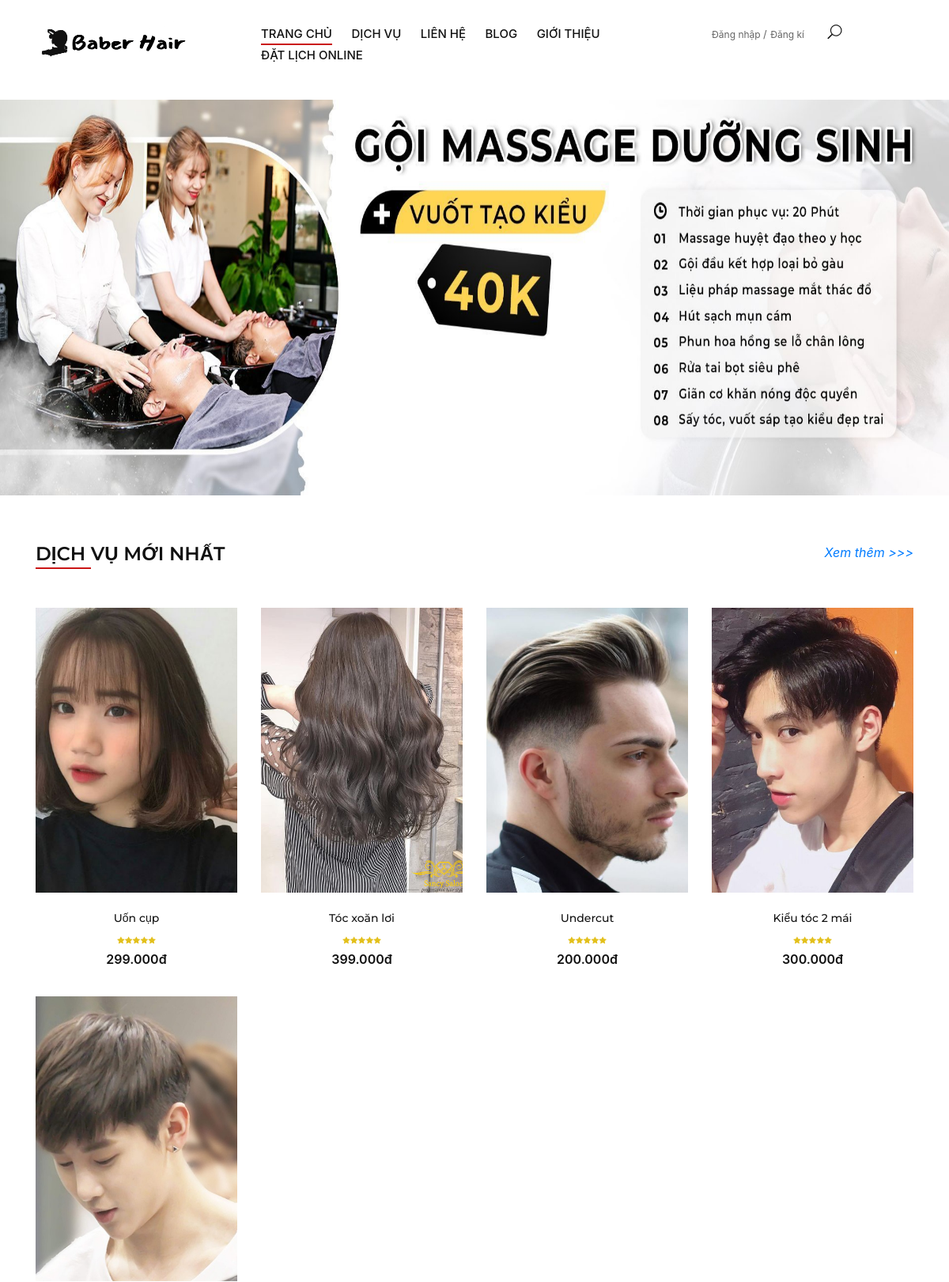
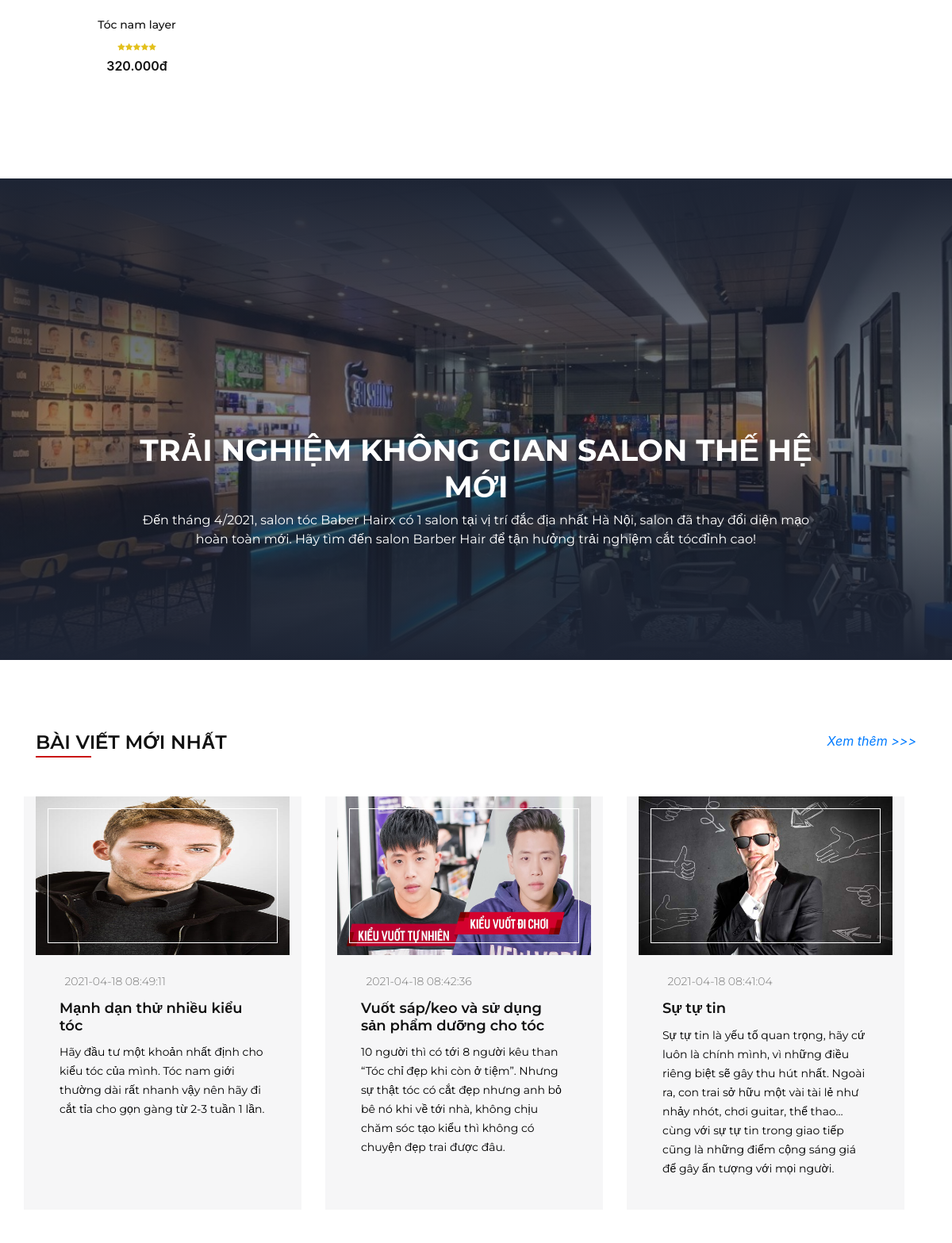
The page / (upper part) on the database its author committed (2 pictures, top to bottom).
### tables this page shows
CREATE TABLE `sliders` (
  `slider_id` int(11) NOT NULL,
  `slider_name` varchar(255) NOT NULL,
  `slider_img` varchar(255) NOT NULL,
  `link` varchar(255) NOT NULL
);

CREATE TABLE `services` (
  `service_id` int(11) NOT NULL,
  `service_name` varchar(255) NOT NULL,
  `service_img` varchar(255) NOT NULL,
  `price` float NOT NULL,
  `sale` float NOT NULL,
  `detail` varchar(500) NOT NULL,
  `cate_id` int(11) NOT NULL
);

CREATE TABLE `articles` (
  `article_id` int(11) NOT NULL,
  `title` varchar(255) NOT NULL,
  `content` varchar(500) NOT NULL,
  `created_at` timestamp NOT NULL DEFAULT current_timestamp() ON UPDATE current_timestamp(),
  `update_at` timestamp NOT NULL DEFAULT current_timestamp() ON UPDATE current_timestamp(),
  `image` varchar(255) NOT NULL
);

### index.php (the view, shortened to what this page needs)
<?php
require_once "connection.php";
$sql_slider = "SELECT * FROM sliders";
$stmt = $conn->prepare($sql_slider);
$stmt->execute();
$slider = $stmt->fetchAll(PDO::FETCH_ASSOC);
$sql_service = "SELECT * FROM services";
$stmt = $conn->prepare($sql_service);
$stmt->execute();
$service = $stmt->fetchAll(PDO::FETCH_ASSOC);
$sql_blog = "SELECT *FROM articles ORDER BY created_at DESC LIMIT 0,3";
$stmt = $conn->prepare($sql_blog);
$stmt->execute();
$blog = $stmt->fetchAll(PDO::FETCH_ASSOC);
?>
<!DOCTYPE html>
<html lang="zxx">
<?php
require_once "header.php";
?>
<div id="demo" class="carousel slide" data-ride="carousel">
    <ul class="carousel-indicators">
        <li data-target="#demo" data-slide-to="0" class="active"></li>
        <li data-target="#demo" data-slide-to="1"></li>
        <li data-target="#demo" data-slide-to="2"></li>
    </ul>
    <div class="carousel-inner">
        <?php foreach ($slider as $key => $row) : ?>
        <div class="carousel-item <?php echo $key == 0 ? 'active' : '' ?>">
            <a href="<?= $row['link'] ?>">
                <img src="upload/<?= $row['slider_img'] ?>" alt="<?= $row['slider_name'] ?>" width="1100" height="500">
            </a>
        </div>
        <?php endforeach; ?>
    </div>
    <a class="carousel-control-prev" href="#demo" data-slide="prev">
        <span class="carousel-control-prev-icon"></span>
    </a>
    <a class="carousel-control-next" href="#demo" data-slide="next">
        <span class="carousel-control-next-icon"></span>
    </a>
</div>
<section class="product spad">
    <div class="container">
        <div class="row">
            <div class="col-lg-4 col-md-4">
                <div class="section-title">
                    <h4>Dịch vụ mới nhất</h4>
                </div>
            </div>
            <div class="col-lg-8 col-md-8">
                <ul class="filter__controls">
                    <em class="text-decoration-underline"><a href="service.php">Xem thêm >>></a></em>
                </ul>
            </div>
        </div>
        <?php if (!isset($_GET['search'])) : ?>
        <div class="row property__gallery">
            <?php foreach ($service as $row) : ?>
            <div class="col-lg-3 col-md-4 col-sm-6 mix women">
                <div class="product__item">
                    <div class="product__item__pic set-bg" data-setbg="upload/<?= $row['service_img'] ?>">
                        <ul class="product__hover">
                        </ul>
                    </div>
                    <div class="product__item__text">
                        <h6><a
                                href="service_detail.php?service_id=<?= $row['service_id'] ?>&cate_id=<?= $row['cate_id'] ?>"><?= $row['service_name'] ?></a>
                        </h6>
                        <div class="rating">
                            <i class="fa fa-star"></i>
                            <i class="fa fa-star"></i>
                            <i class="fa fa-star"></i>
                            <i class="fa fa-star"></i>
                            <i class="fa fa-star"></i>
                        </div>
                        <div class="product__price"><?= $row['price'] ?>.000đ</div>
                    </div>
                </div>
            </div>
            <?php endforeach; ?>
        </div>
        <?php endif; ?>
    </div>
</section>
<div class="place">
    <div class="container">
        <div class="place-item">
            <h2>Trải nghiệm không gian salon thế hệ mới</h2>
            <p>
                Đến tháng 4/2021, salon tóc Baber Hairx có 1 salon tại vị trí đắc địa nhất Hà
                Nội, salon đã thay đổi diện mạo hoàn toàn mới.
                Hãy tìm đến salon Barber Hair để tận hưởng trải nghiệm cắt tócđỉnh cao!
            </p>
        </div>
    </div>
</div>
<div class="blog">
    <div class="container">
        <div class=" section-header">
            <div class="section-title d-flex justify-content-between">
                <h4>Bài viết mới nhất</h4>
                <em class="text-decoration-underline"><a href="blog.php">Xem thêm >>></a></em>
            </div>
        </div>
        <div class=" blog-carousel row">
            <?php foreach ($blog as $blog) : ?>
            <div class="blog-item col">
                <div class="blog-img">
                    <img src="upload/<?= $blog['image'] ?>" alt="Blog" style="height: 200px;">
                </div>
                <div class="blog-meta">
                    <p><?= $blog['created_at'] ?></p>
                </div>
                <div class="blog-text">
                    <h2><?= $blog['title'] ?></h2>
                    <p>
                        <?= $blog['content'] ?>
                    </p>
                </div>
            </div>
            <?php endforeach; ?>
        </div>
    </div>
</div>
<?php require_once "footer.php" ?>
</body>
</html>

### css/style.css (style rules this page uses)
h1, h2, h3, h4, h5, h6 { margin: 0; color: #111111; font-weight: 400; font-family: "Montserrat", sans-serif; }
h2 { font-size: 36px; }
h4 { font-size: 24px; }
h6 { font-size: 16px; }
img { max-width: 100%; }
ul, ol { padding: 0; margin: 0; }
.section-title { margin-bottom: 45px; }
.section-title h4 { color: #111111; font-weight: 600; text-transform: uppercase; position: relative; display: inline-block; }
.section-title h4:after { position: absolute; left: 0; bottom: -4px; height: 2px; width: 70px; background: #ca1515; content: ""; }
.set-bg { background-repeat: no-repeat; background-size: cover; background-position: top center; }
.spad { padding-top: 100px; padding-bottom: 100px; }
.product { padding-top: 60px; padding-bottom: 50px; }
.filter__controls { text-align: right; margin-bottom: 50px; }
.product__item { margin-bottom: 35px; }
.product__item__pic { height: 360px; position: relative; overflow: hidden; }
.product__hover { position: absolute; left: 0; width: 100%; bottom: 30px; text-align: center; }
.product__item__text { text-align: center; padding-top: 22px; }
.product__item__text h6 a { font-size: 14px; color: #111111; }
.product__item__text .rating { line-height: 18px; margin-bottom: 5px; }
.product__item__text .rating i { font-size: 10px; color: #e3c01c; margin-right: -4px; }
.product__item__text .rating i:last-child { margin-right: 0; }
.product__item__text .product__price { color: #111111; font-weight: 600; }
.blog { padding-top: 70px; padding-bottom: 80px; }
@media only screen and (min-width: 1200px) { .container { max-width: 1170px; } }

### css/s.css (style rules this page uses)
.carousel-inner img { width: 100%; height: 500px; }
p { font-size: 14px; font-family: "Montserrat", sans-serif; color: #000000; font-weight: 400; line-height: 24px; margin: 0 0 15px 0; }
.place { position: relative; margin: 45px 0; padding: 120px 0; background: linear-gradient(rgba(29, 36, 52, 1), rgba(29, 36, 52, .5), rgba(29, 36, 52, 1)), url("../img/salon-banner.jpg"); background-position: center; background-repeat: no-repeat; background-size: cover; }
.place .container { max-width: 900px; padding-top: 200px; }
.place .place-item p { color: #ffffff; font-size: 16px; margin-bottom: 20px; text-align: center; }
.place .place-item h2 { font-size: 38px; font-weight: 700; color: #ffffff; text-align: center; text-transform: uppercase; }
.blog { position: relative; width: 100%; padding: 45px 0; }
.blog .blog-carousel { position: relative; width: calc(100% + 30px); left: -15px; right: -15px; }
.blog .blog-item { position: relative; margin: 0 15px; background: rgba(29, 36, 52, .04); overflow: hidden; }
.blog .blog-img { position: relative; width: 100%; }
.blog .blog-img::after { position: absolute; content: ""; top: 15px; right: 15px; bottom: 15px; left: 15px; background: transparent; border: 1px solid #ffffff; z-index: 1; }
.blog .blog-img img { width: 100%; }
.blog .blog-meta { position: relative; padding: 20px 30px 12px 30px; }
.blog .blog-meta * { display: inline-block; margin: 0; padding: 0; font-size: 14px; font-weight: 300; color: #797979; }
.blog .blog-text { position: relative; padding: 0 30px 30px 30px; }
.blog .blog-text h2 { font-size: 18px; font-weight: 600; }
.blog .blog-text p { margin-bottom: 10px; }

### rows shown on the page
sliders: slider_img (picture)
services: shows a picture, service_name "Uốn cụp", price "299"
services: shows a picture, service_name "Tóc xoăn lơi", price "399"
services: shows a picture, service_name "Undercut", price "200"
services: shows a picture, service_name "Kiểu tóc 2 mái", price "300"
services: shows a picture, service_name "Tóc nam layer", price "320"
articles: image (picture), created_at "2021-04-18 08:49:11", title "Mạnh dạn thử nhiều kiểu tóc", content "Hãy đầu tư một khoản nhất định cho kiểu tóc của mình. Tóc nam giới thường dài rất nhanh vậy nên hãy đi cắt tỉa cho gọn gàng từ 2-3 tuần 1 lần."
articles: image (placeholder picture), created_at "2021-04-18 08:42:36", title "Vuốt sáp/keo và sử dụng sản phẩm dưỡng cho tóc", content "10 người thì có tới 8 người kêu than “Tóc chỉ đẹp khi còn ở tiệm”. Nhưng sự thật tóc có cắt đẹp nhưng anh bỏ bê nó khi về tới nhà, không chịu chăm sóc tạo kiểu thì không có chuyện đẹp trai được đâu."
articles: image (picture), created_at "2021-04-18 08:41:04", title "Sự tự tin", content "Sự tự tin là yếu tố quan trọng, hãy cứ luôn là chính mình, vì những điều riêng biệt sẽ gây thu hút nhất. Ngoài ra, con trai sở hữu một vài tài lẻ như nhảy nhót, chơi guitar, thể thao… cùng với sự tự tin trong giao tiếp cũng là những điểm cộng sáng giá để gây ấn tượng với mọi người."
